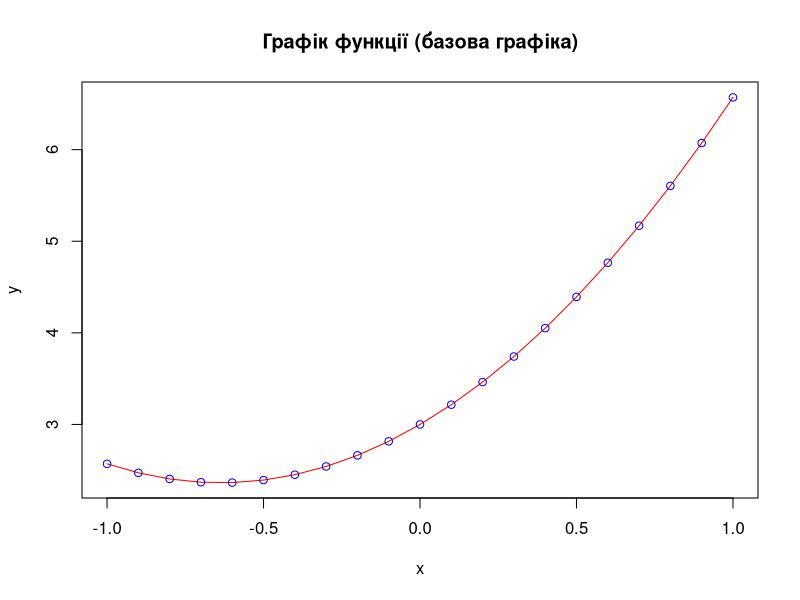
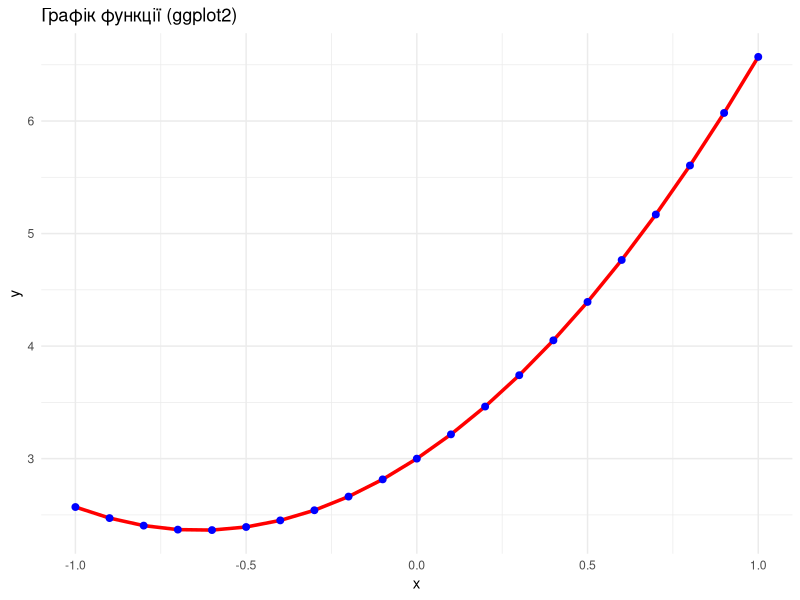
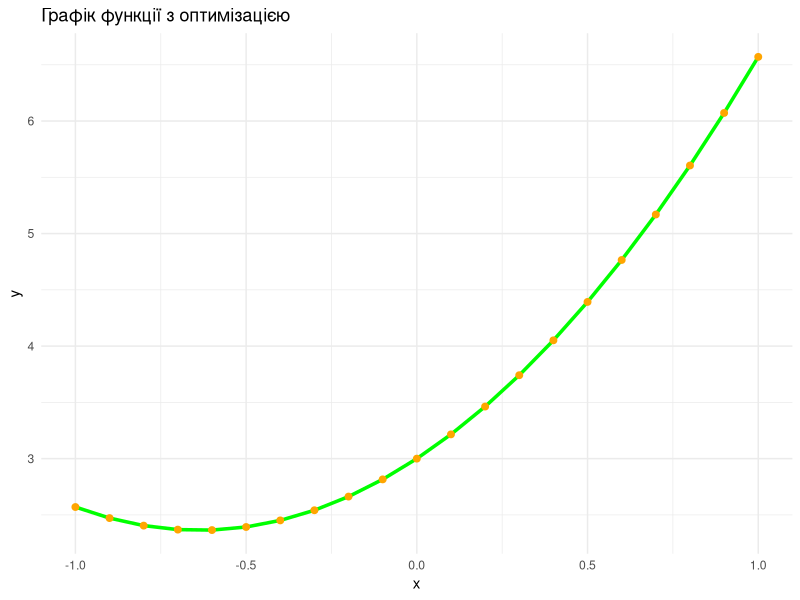
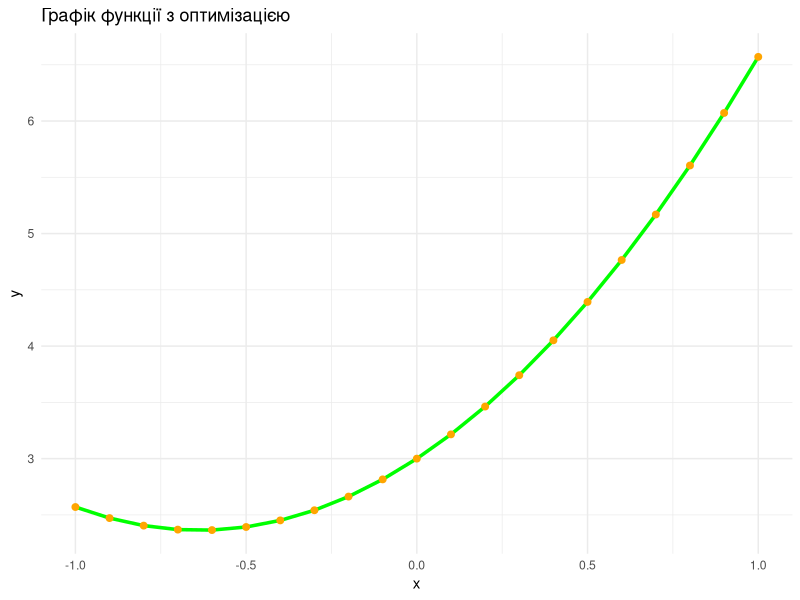

The R script that drew these images, in order:
## ---- chunk 1
# Параметри функції
b0 <- 2
b1 <- 3
b2 <- 1.57

# Область визначення
x <- seq(-1, 1, 0.1)
y <- b0 * x + b1 + b2 * x^2

# Дані
df <- data.frame(x = x, y = y)
plot(df$x, df$y, type = "l", col = "red", 
     main = "Графік функції (базова графіка)", 
     xlab = "x", ylab = "y")
points(df$x, df$y, col = "blue")
# Підключення ggplot2
library(ggplot2)

# Побудова графіка
ggplot(df, aes(x = x, y = y)) +
  geom_line(color = "red", size = 1.2) +
  geom_point(color = "blue", size = 2) +
  ggtitle("Графік функції (ggplot2)") +
  xlab("x") +
  ylab("y") +
  theme_minimal()
# Підключення dplyr
library(dplyr)

# Побудова графіка з %>%
df %>%
  ggplot(aes(x = x, y = y)) +
  geom_line(color = "green", size = 1.2) +
  geom_point(color = "orange", size = 2) +
  ggtitle("Графік функції з оптимізацією") +
  xlab("x") +
  ylab("y") +
  theme_minimal()
# Підключення dplyr
library(dplyr)

# Побудова графіка з %>%
df %>%
  ggplot(aes(x = x, y = y)) +
  geom_line(color = "green", size = 1.2) +
  geom_point(color = "orange", size = 2) +
  ggtitle("Графік функції з оптимізацією") +
  xlab("x") +
  ylab("y") +
  theme_minimal()
# Встановлення пакету rio (за необхідності)
# install.packages("rio")
library(rio)

# Експорт даних
export(df, "data/data.csv")

# Імпорт даних
df_imported <- import("data/data.csv")
knitr::kable(head(df_imported), caption = "Таблиця 1. Фрагмент даних")
